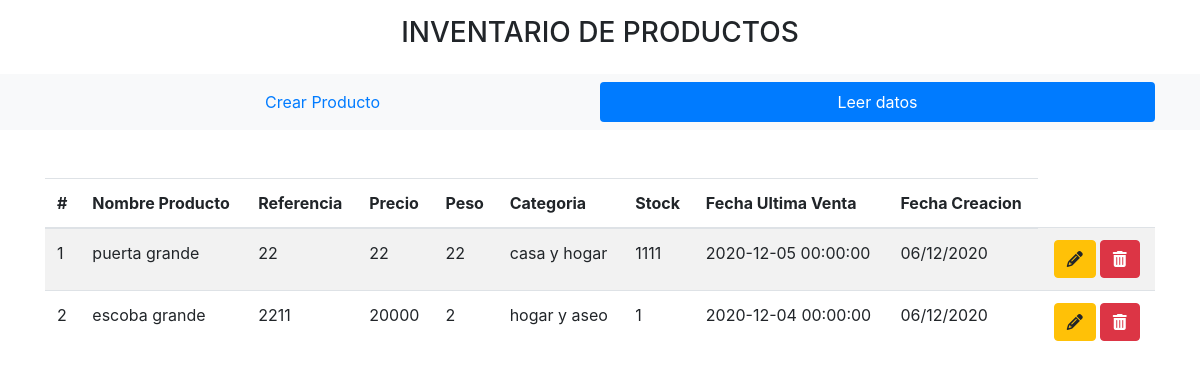
Page /index.php?pagina=inicio on the committed database.
### tables this page shows
CREATE TABLE `producto` (
  `id` int(11) NOT NULL,
  `nombre` varchar(20) NOT NULL,
  `referencia` varchar(20) NOT NULL,
  `precio` int(11) NOT NULL,
  `peso` int(11) NOT NULL,
  `categoria` varchar(30) NOT NULL,
  `stock` int(11) NOT NULL,
  `fecha_creacion` timestamp NOT NULL DEFAULT current_timestamp() ON UPDATE current_timestamp(),
  `fecha_ultima_venta` datetime NOT NULL
);

### controladores/plantilla.controlador.php (called while the page is built)
<?php
Class ControladorPlantilla{
	public function ctrTraerPlantilla(){
		include "vistas/plantilla.php";
	}
}

### index.php (called while the page is built)
<?php
require_once "controladores/plantilla.controlador.php";
require_once "controladores/formularios.controlador.php";
require_once "modelos/formularios.modelo.php";
$plantilla = new ControladorPlantilla();
$plantilla -> ctrTraerPlantilla();

### controladores/formularios.controlador.php (called while the page is built, shortened)
<?php
class ControladorFormularios{
	static public function ctrSeleccionarRegistros($item, $valor){
		$tabla = "producto";
		$respuesta = ModeloFormularios::mdlSeleccionarRegistros($tabla, $item, $valor);
		return $respuesta;
	}
}

### modelos/conexion.php (called while the page is built)
<?php
class Conexion{
	static public function conectar(){
		$link = new PDO("mysql:host=localhost;dbname=productos", "root","");
		$link->exec("set names utf8");
		return $link;
	}
}

### modelos/formularios.modelo.php (called while the page is built, shortened)
<?php
require_once "conexion.php";
class ModeloFormularios{
	static public function mdlSeleccionarRegistros($tabla, $item, $valor){
		if($item == null && $valor == null){
			$stmt = Conexion::conectar()->prepare("SELECT *,DATE_FORMAT(fecha_creacion, '%d/%m/%Y') AS fecha_creacion FROM $tabla ORDER BY id DESC");
			$stmt->execute();
			return $stmt -> fetchAll();
		}else{
			$stmt = Conexion::conectar()->prepare("SELECT *,DATE_FORMAT(fecha_creacion, '%d/%m/%Y') AS fecha_creacion FROM $tabla WHERE $item = :$item ORDER BY id DESC");
			$stmt->bindParam(":".$item, $valor, PDO::PARAM_STR);
			$stmt->execute();
			return $stmt -> fetch();
		}
	}
}

### vistas/paginas/inicio.php (the view, shortened to what this page needs)
<?php
$productos = ControladorFormularios::ctrSeleccionarRegistros(null, null);
?>
<table class="table table-striped">
	<thead>
		<tr>
			<th>#</th>
			<th>Nombre Producto</th>
			<th>Referencia</th>
			<th>Precio</th>
			<th>Peso</th>
			<th>Categoria</th>
			<th>Stock</th>
			<th>Fecha Ultima Venta</th>
			<th>Fecha Creacion</th>
		</tr>
	</thead>
	<tbody>
	<?php foreach ($productos as $key => $value): ?>
		<tr>
			<td><?php echo ($key+1); ?></td>
			<td><?php echo $value["nombre"]; ?></td>
			<td><?php echo $value["referencia"]; ?></td>
			<td><?php echo $value["precio"]; ?></td>
			<td><?php echo $value["peso"]; ?></td>
			<td><?php echo $value["categoria"]; ?></td>
			<td><?php echo $value["stock"]; ?></td>
			<td><?php echo $value["fecha_ultima_venta"]; ?></td>
			<td><?php echo $value["fecha_creacion"]; ?></td>
			<td>
			<div class="btn-group">
				<div class="px-1">
				<a href="index.php?pagina=editar&id=<?php echo $value["id"]; ?>" class="btn btn-warning"><i class="fas fa-pencil-alt"></i></a>
				</div>
				<form method="post">
					<button type="submit" class="btn btn-danger"><i class="fas fa-trash-alt"></i></button>
				</form>
			</div>
			</td>
		</tr>
	<?php endforeach ?>
	</tbody>
</table>

### vistas/plantilla.php (shortened to what this page needs)
<!DOCTYPE html>
<html lang="en">
<head>
	<link rel="stylesheet" href="https://maxcdn.bootstrapcdn.com/bootstrap/4.3.1/css/bootstrap.min.css">
</head>
<body>
	<div class="container-fluid">
		<h3 class="text-center py-3">INVENTARIO DE PRODUCTOS</h3>
	</div>
	<div class="container-fluid  bg-light">
		<div class="container">
			<ul class="nav nav-justified py-2 nav-pills">
			<?php if (isset($_GET["pagina"])): ?>
				<?php if ($_GET["pagina"] == "registro"): ?>
					<li class="nav-item">
						<a class="nav-link active" href="index.php?pagina=registro">Crear Producto</a>
					</li>
				<?php else: ?>
					<li class="nav-item">
						<a class="nav-link" href="index.php?pagina=registro">Crear Producto</a>
					</li>
				<?php endif ?>
				<?php if ($_GET["pagina"] == "inicio"): ?>
					<li class="nav-item">
						<a class="nav-link active" href="index.php?pagina=inicio">Leer datos</a>
					</li>
				<?php else: ?>
					<li class="nav-item">
						<a class="nav-link" href="index.php?pagina=inicio">Leer datos</a>
					</li>
				<?php endif ?>
			<?php endif ?>
			</ul>
		</div>
	</div>
	<div class="container-fluid">
		<div class="container py-5">
			<?php
				if(isset($_GET["pagina"])){
					if(
					   $_GET["pagina"] == "registro" ||
					   $_GET["pagina"] == "ingreso" ||
					   $_GET["pagina"] == "inicio" ||
					   $_GET["pagina"] == "editar"){
						include "paginas/".$_GET["pagina"].".php";
					}else{
						include "paginas/error404.php";
					}
				}else{
					include "paginas/registro.php";
				}
			 ?>
		</div>
	</div>
</body>
</html>

### rows in the picture
producto: nombre "puerta grande", referencia "22", precio "22", peso "22", categoria "casa y hogar", stock "1111", fecha_ultima_venta "2020-12-05 00:00:00", fecha_creacion "06/12/2020"
producto: nombre "escoba grande", referencia "2211", precio "20000", peso "2", categoria "hogar y aseo", stock "1", fecha_ultima_venta "2020-12-04 00:00:00", fecha_creacion "06/12/2020"
